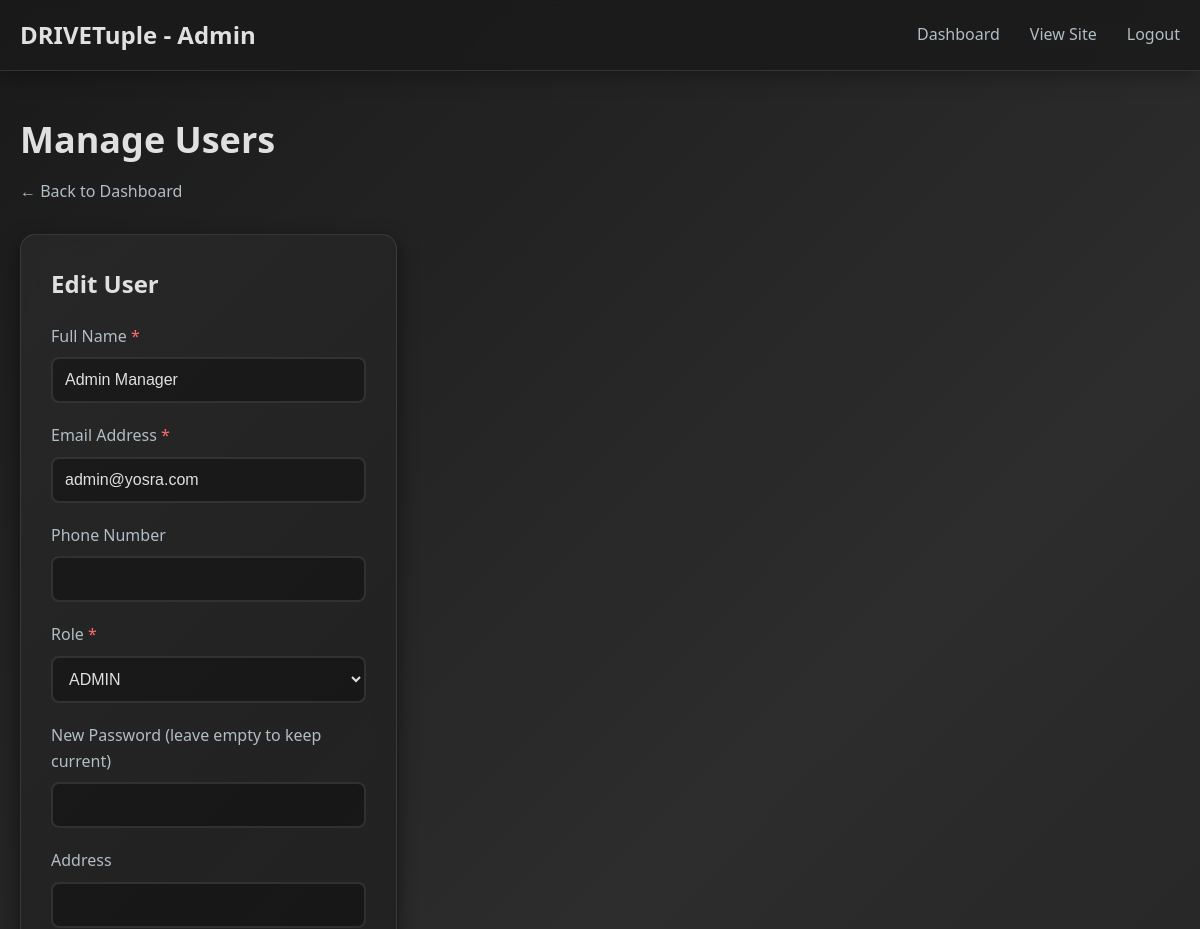
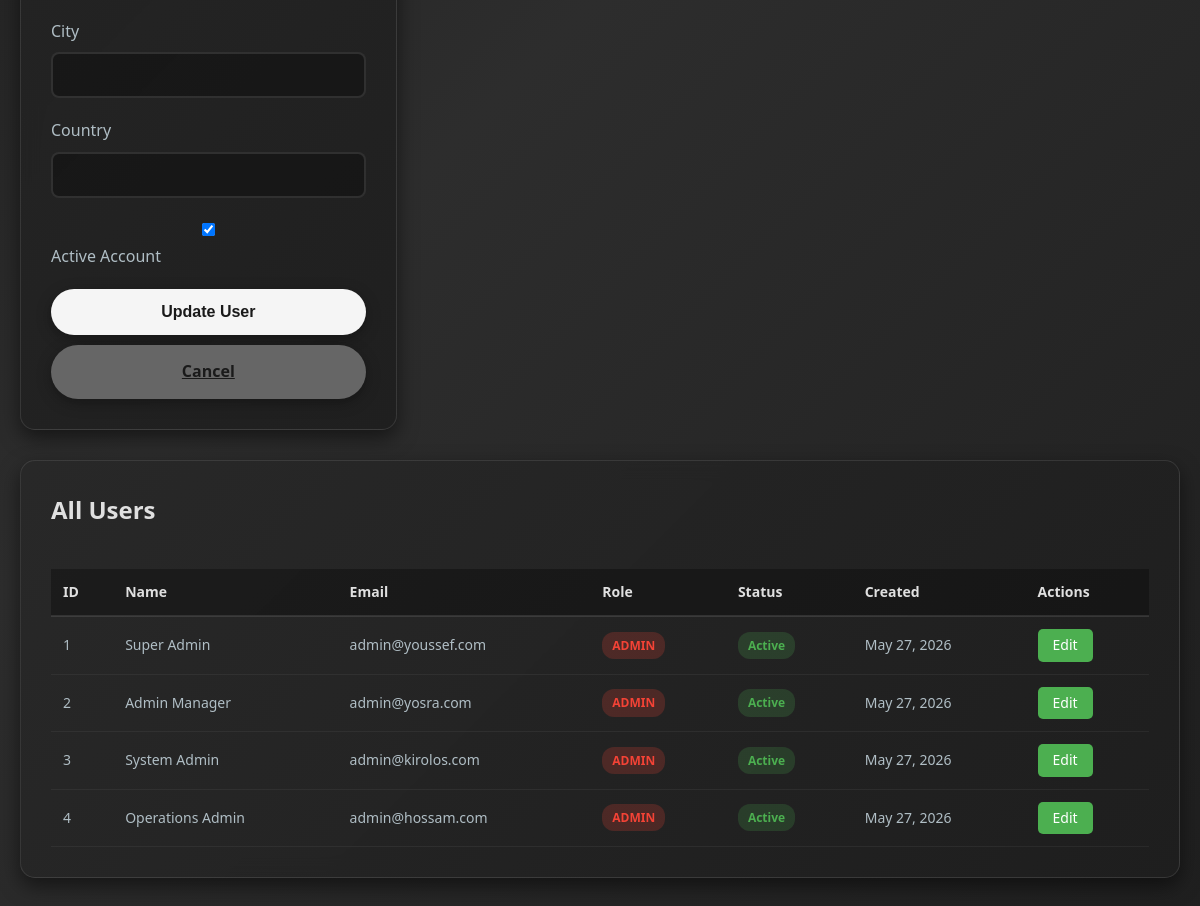
Screenshot of /admin_manage_users.php?edit=2 (signed in) with the database file from the repository (2 pictures, top to bottom).
### tables this page shows
CREATE TABLE `users` (
  `user_id` int(11) NOT NULL,
  `full_name` varchar(100) NOT NULL,
  `email` varchar(150) NOT NULL,
  `phone` varchar(20) DEFAULT NULL,
  `password` varchar(255) NOT NULL,
  `role` enum('ADMIN','STAFF','CUSTOMER') NOT NULL DEFAULT 'CUSTOMER',
  `is_active` tinyint(1) DEFAULT 1,
  `created_at` datetime DEFAULT current_timestamp(),
  `address` varchar(255) DEFAULT NULL,
  `city` varchar(100) DEFAULT NULL,
  `country` varchar(100) DEFAULT NULL
);

### admin_manage_users.php (the view, shortened to what this page needs)
<?php
require_once 'conn.php';
$edit_user_id = isset($_GET['edit']) ? intval($_GET['edit']) : 0;
$user_to_edit = null;
if ($edit_user_id > 0) {
    $edit_query = "SELECT user_id, full_name, email, phone, address, city, country, created_at, is_active, role
                   FROM users
                   WHERE user_id = ?";
    $edit_stmt = mysqli_prepare($conn, $edit_query);
    if ($edit_stmt) {
        mysqli_stmt_bind_param($edit_stmt, "i", $edit_user_id);
        mysqli_stmt_execute($edit_stmt);
        $edit_result = mysqli_stmt_get_result($edit_stmt);
        $user_to_edit = mysqli_fetch_assoc($edit_result);
    }
}
$users_query = "SELECT user_id, full_name, email, phone, address, city, country, created_at, is_active, role
                FROM users
                ORDER BY created_at DESC";
$users_result = mysqli_query($conn, $users_query);
?>
<!DOCTYPE html>
<html lang="en">
<head>
</head>
<body>
    <nav class="navbar">
        <div class="nav-container">
            <a href="admin_dashboard.php" class="logo">
                <span>DRIVETuple - Admin</span>
            </a>
            <ul class="nav-menu">
                <li><a href="admin_dashboard.php">Dashboard</a></li>
                <li><a href="index.php">View Site</a></li>
                <li><a href="logout.php">Logout</a></li>
            </ul>
        </div>
    </nav>
    <div class="container">
        <div class="page-header">
            <h1>Manage Users</h1>
            <a href="admin_dashboard.php">← Back to Dashboard</a>
        </div>
        <div class="content-grid">
            <?php if ($edit_user_id > 0 && $user_to_edit): ?>
            <div class="form-section">
                <h2>Edit User</h2>
                <form method="POST" action="">
                    <div class="form-group">
                        <label for="full_name">Full Name <span class="required">*</span></label>
                        <input type="text" id="full_name" name="full_name"
                               value="<?php echo htmlspecialchars($user_to_edit['full_name']); ?>"
                               required>
                    </div>
                    <div class="form-group">
                        <label for="email">Email Address <span class="required">*</span></label>
                        <input type="email" id="email" name="email"
                               value="<?php echo htmlspecialchars($user_to_edit['email']); ?>"
                               required>
                    </div>
                    <div class="form-group">
                        <label for="phone">Phone Number</label>
                        <input type="tel" id="phone" name="phone"
                               value="<?php echo htmlspecialchars($user_to_edit['phone'] ?? ''); ?>">
                    </div>
                    <div class="form-group">
                        <label for="role">Role <span class="required">*</span></label>
                        <select id="role" name="role" required>
                            <option value="ADMIN" <?php echo $user_to_edit['role'] == 'ADMIN' ? 'selected' : ''; ?>>ADMIN</option>
                        </select>
                    </div>
                    <div class="form-group">
                        <label for="password">New Password (leave empty to keep current)</label>
                        <input type="password" id="password" name="password" minlength="6">
                    </div>
                    <div class="form-group">
                        <label for="address">Address</label>
                        <input type="text" id="address" name="address"
                               value="<?php echo htmlspecialchars($user_to_edit['address'] ?? ''); ?>">
                    </div>
                    <div class="form-group">
                        <label for="city">City</label>
                        <input type="text" id="city" name="city"
                               value="<?php echo htmlspecialchars($user_to_edit['city'] ?? ''); ?>">
                    </div>
                    <div class="form-group">
                        <label for="country">Country</label>
                        <input type="text" id="country" name="country"
                               value="<?php echo htmlspecialchars($user_to_edit['country'] ?? ''); ?>">
                    </div>
                    <div class="form-group">
                        <label>
                            <input type="checkbox" name="is_active" value="1" <?php echo $user_to_edit['is_active'] ? 'checked' : ''; ?>>
                            Active Account
                        </label>
                    </div>
                    <button type="submit" class="btn-submit">Update User</button>
                    <a href="admin_manage_users.php" class="btn-submit" style="display: inline-block; text-align: center; background: #666; margin-top: 10px;">Cancel</a>
                </form>
            </div>
            <?php endif; ?>
            <div class="list-section" style="<?php echo $edit_user_id > 0 ? 'grid-column: 1 / -1;' : ''; ?>">
                <h2>All Users</h2>
                <?php if (mysqli_num_rows($users_result) > 0): ?>
                    <div style="overflow-x: auto;">
                        <table class="users-table">
                            <thead>
                                <tr>
                                    <th>ID</th>
                                    <th>Name</th>
                                    <th>Email</th>
                                    <th>Role</th>
                                    <th>Status</th>
                                    <th>Created</th>
                                    <th>Actions</th>
                                </tr>
                            </thead>
                            <tbody>
                                <?php
                                mysqli_data_seek($users_result, 0);
                                while ($user = mysqli_fetch_assoc($users_result)):
                                ?>
                                    <tr>
                                        <td><?php echo $user['user_id']; ?></td>
                                        <td><?php echo htmlspecialchars($user['full_name']); ?></td>
                                        <td><?php echo htmlspecialchars($user['email']); ?></td>
                                        <td>
                                            <span class="role-badge role-<?php echo strtolower($user['role']); ?>">
                                                <?php echo htmlspecialchars($user['role']); ?>
                                            </span>
                                        </td>
                                        <td>
                                            <span class="status-badge <?php echo $user['is_active'] ? 'status-active' : 'status-inactive'; ?>">
                                                <?php echo $user['is_active'] ? 'Active' : 'Inactive'; ?>
                                            </span>
                                        </td>
                                        <td><?php echo date('M d, Y', strtotime($user['created_at'])); ?></td>
                                        <td>
                                            <a href="?edit=<?php echo $user['user_id']; ?>" class="btn-edit">Edit</a>
                                        </td>
                                    </tr>
                                <?php endwhile; ?>
                            </tbody>
                        </table>
                    </div>
                <?php else: ?>
                    <div class="no-users">
                        <p>No users found.</p>
                    </div>
                <?php endif; ?>
            </div>
        </div>
    </div>
</body>
</html>

### admin_manage_users.php (style rules this page uses)
* { margin: 0; padding: 0; box-sizing: border-box; }
body { font-family: 'Segoe UI', Tahoma, Geneva, Verdana, sans-serif; line-height: 1.6; color: #e0e0e0; background: linear-gradient(135deg, #1a1a1a 0%, #2d2d2d 50%, #1f1f1f 100%); background-attachment: fixed; min-height: 100vh; }
.navbar { background: rgba(26, 26, 26, 0.85); backdrop-filter: blur(10px); box-shadow: 0 4px 20px rgba(0, 0, 0, 0.3); position: sticky; top: 0; z-index: 1000; border-bottom: 1px solid rgba(150, 150, 150, 0.2); }
.nav-container { max-width: 1200px; margin: 0 auto; padding: 0 20px; display: flex; justify-content: space-between; align-items: center; height: 70px; }
.logo { font-size: 24px; font-weight: bold; color: #e0e0e0; text-decoration: none; }
.nav-menu { display: flex; list-style: none; gap: 30px; align-items: center; }
.nav-menu a { text-decoration: none; color: #b0bec5; font-weight: 500; transition: all 0.3s; }
.container { max-width: 1400px; margin: 40px auto; padding: 0 20px; }
.page-header { margin-bottom: 30px; }
.page-header h1 { font-size: 36px; color: #e0e0e0; margin-bottom: 10px; }
.page-header a { color: #b0bec5; text-decoration: none; transition: all 0.3s; }
.content-grid { display: grid; grid-template-columns: 1fr 2fr; gap: 30px; margin-bottom: 30px; }
.form-section, .list-section { background: linear-gradient(135deg, rgba(40, 40, 40, 0.9) 0%, rgba(30, 30, 30, 0.9) 100%); backdrop-filter: blur(10px); padding: 30px; border-radius: 15px; box-shadow: 0 8px 20px rgba(0, 0, 0, 0.5); border: 1px solid rgba(150, 150, 150, 0.2); }
.form-section h2, .list-section h2 { color: #e0e0e0; margin-bottom: 20px; font-size: 24px; }
.form-group { margin-bottom: 20px; }
.form-group label { display: block; margin-bottom: 8px; color: #b0bec5; font-weight: 500; }
.form-group label .required { color: #ff6b6b; }
.form-group input, .form-group select { width: 100%; padding: 12px; border: 2px solid rgba(150, 150, 150, 0.2); border-radius: 8px; background: rgba(0, 0, 0, 0.3); color: #e0e0e0; font-size: 16px; transition: all 0.3s; }
.btn-submit { width: 100%; padding: 14px; background: #f5f5f5; color: #1a1a1a; border: none; border-radius: 30px; font-size: 16px; font-weight: bold; cursor: pointer; transition: all 0.3s; box-shadow: 0 4px 15px rgba(0, 0, 0, 0.3); }
.users-table { width: 100%; border-collapse: collapse; margin-top: 20px; font-size: 14px; }
.users-table th { background: rgba(0, 0, 0, 0.3); color: #e0e0e0; padding: 12px; text-align: left; font-weight: 600; border-bottom: 2px solid rgba(150, 150, 150, 0.2); }
.users-table td { padding: 12px; border-bottom: 1px solid rgba(150, 150, 150, 0.1); color: #b0bec5; }
.status-badge { display: inline-block; padding: 4px 10px; border-radius: 12px; font-size: 12px; font-weight: bold; }
.status-active { background: rgba(76, 175, 80, 0.2); color: #4caf50; }
.role-badge { display: inline-block; padding: 4px 10px; border-radius: 12px; font-size: 12px; font-weight: bold; }
.role-admin { background: rgba(244, 67, 54, 0.2); color: #f44336; }
.btn-edit { display: inline-block; padding: 5px 15px; background: #4caf50; color: white; text-decoration: none; border-radius: 5px; font-size: 14px; transition: all 0.3s; }

### rows the page displays
users: full_name "Admin Manager", email "admin@yosra.com", role "ADMIN", is_active "☑", user_id "2", shows "Active", created_at "May 27, 2026"
users: user_id "1", full_name "Super Admin", email "admin@youssef.com", role "ADMIN", is_active "Active", created_at "May 27, 2026"
users: user_id "3", full_name "System Admin", email "admin@kirolos.com", role "ADMIN", is_active "Active", created_at "May 27, 2026"
users: user_id "4", full_name "Operations Admin", email "admin@hossam.com", role "ADMIN", is_active "Active", created_at "May 27, 2026"
